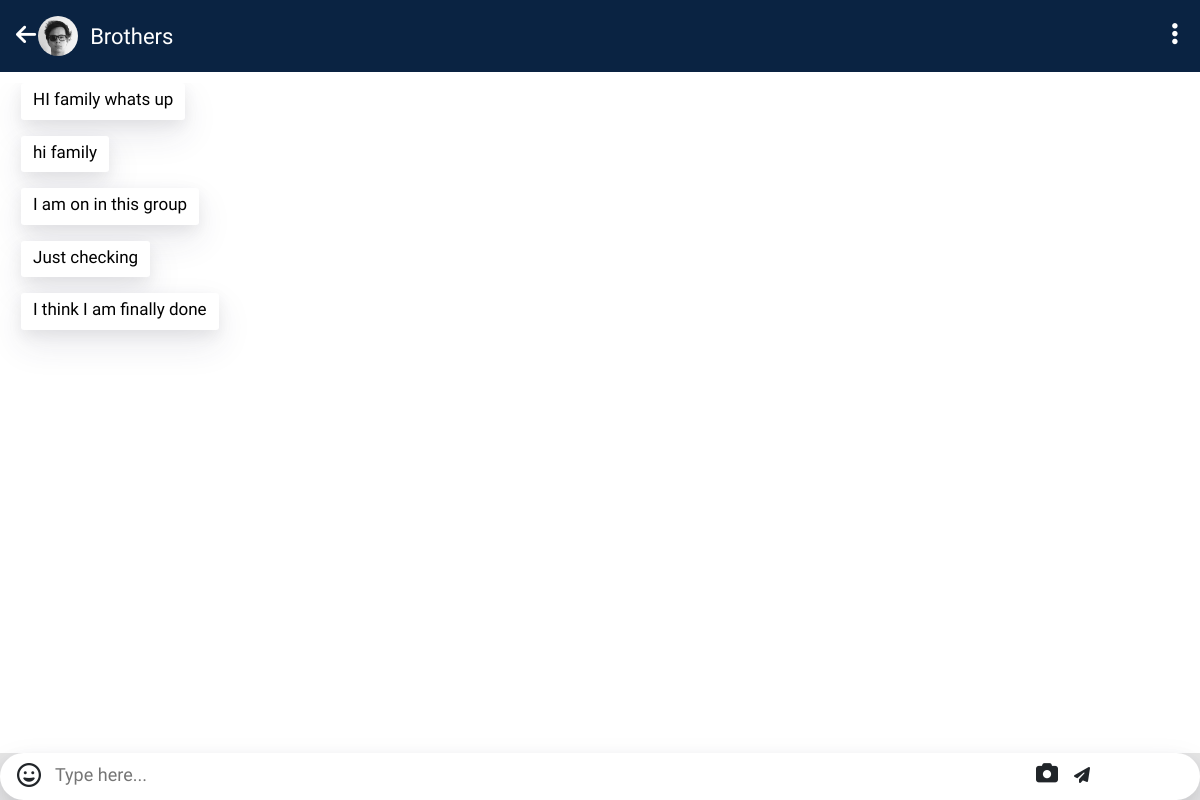
Page /groups/Brothers/chats/ on the earlier database version.
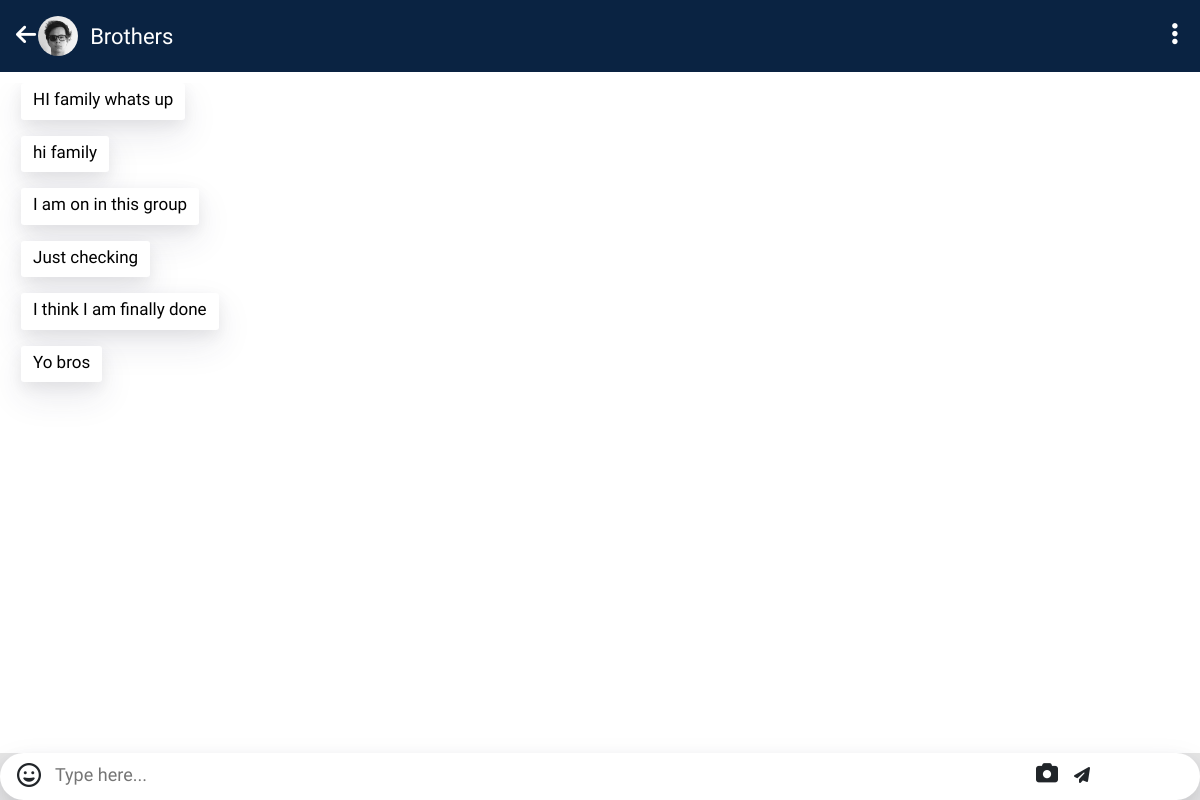
Same page on the later database version.
### usergroups/models.py (models this page shows)
class GroupChats(models.Model):
    sender = models.ForeignKey(User, on_delete=models.CASCADE, related_name='sender')
    group = models.ForeignKey(Groups, on_delete=models.CASCADE, related_name='chats')
    chats = models.TextField()
    time = models.DateTimeField(auto_now_add=True)
    msgtype = models.IntegerField(default=1)
    class Meta:
        verbose_name_plural = 'GroupChats'

### usergroups/views.py (the view, shortened to what this page needs)
# urls.py: path('<groupname>/chats/', views.GroupView, name = 'GroupView'),
def GroupView(request, groupname):
    x = re.findall("[A-Za-z0-9]", groupname)
    p = ''
    x = p.join(x)
    group = Groups.objects.get(groupname = x)
    chats = group.chats.all()
    images = group.sentimages.all()
    total_msgs = list(chain(chats, images))
    total_msgs = sorted(total_msgs, key=lambda obj: obj.time)
    return render(request, 'groups/groupview.html', {'groupname' : x, 'user' : request.user.username, 'chats' : total_msgs, 'len' : len(total_msgs)})

### users/templates/groups/groupview.html (shortened to what this page needs)
{% load static %}
<!DOCTYPE html>
<html lang="en">
<head>
    <link rel="stylesheet" href="https://stackpath.bootstrapcdn.com/bootstrap/4.5.0/css/bootstrap.min.css">
    <link rel="stylesheet" href="{% static 'css/personalchat.css' %}">
    <link rel="stylesheet" href="https://cdnjs.cloudflare.com/ajax/libs/font-awesome/4.7.0/css/font-awesome.min.css">
</head>
<body>
    <nav class="navbar bg-custom navbar-expand-xs fixed-top navbar-default">
        <div class="hamburger d-flex">
            <i class="fa fa-arrow-left" aria-hidden="true"></i>
            <span class="user-icon">
                <img class="rounded-circle" src="{% static 'images/user-profile/avatar-dhg.png' %}">
            </span>
            <div class="brand">{{groupname}}</div>
        </div>
            <div class="headicons">
                <i class="fa fa-ellipsis-v" aria-hidden="true"></i>
            </div>
    </nav>
    <div class="message-store">
        <div class="msg-input-div">
            <div class="msg-send-box">
                <div class="emoji">
                    <i class='far fa-grin' style='font-size:24px'></i>
                </div>
                <div style="display: inline-block; width: 86%;">
                    <input type="text" class="msg-send" placeholder="Type here..." id = "msg-input">
                </div>
                <form action = "{%url 'GroupView' groupname %}" id = "imageformupload" method="POST" enctype="multipart/form-data" class="imageform">
                    <label for="imagesent">
                        <i class="fas fa-camera icons"></i>
                    </label>
                </form>
                <i class="fa fa-paper-plane icons" aria-hidden="true" id = "msg-submit"></i>
            </div>
        </div>
        <div class="message-body" id = "msg-body">
            {% if len == 0 %}
                <div></div>
            {% else %}
                {% for i in chats %}
                    {% if i.sender.username == request.user.username %}
                        {% if i.msgtype == 1 %}
                            <div class="message-wrap-three-dots-user d-flex flex-row-reverse">
                                <div class="message-wrap-with-icon-user d-flex flex-row-reverse">
                                    <div class="message-wrap-user">
                                        {{i.chats}}
                                    </div>
                                </div>
                            </div>
                        {% else %}
                            <div class="message-wrap-three-dots-user d-flex flex-row-reverse">
                                <div class="message-wrap-with-icon-user d-flex flex-row-reverse">
                                    <div class="image-wrap-user d-flex flex-row-reverse">
                                        <div class="imagemsg">
                                            <img src="{{i.path_image}}">
                                        </div>
                                    </div>
                                </div>
                            </div>
                        {% endif %}
                    {% else %}
                        {% if i.msgtype == 1 %}
                            <div class="message-wrap-three-dots">
                                <div class="message-wrap-with-icon">
                                    <div class="message-wrap">
                                        {{i.chats}}
                                    </div>
                                </div>
                            </div>
                        {% endif %}
                    {% endif %}
                {% endfor %}
            {% endif %}
        </div>
    </div>
</body>
</html>

Differences in the rows shown:
added GroupChats: chats "Yo bros"
